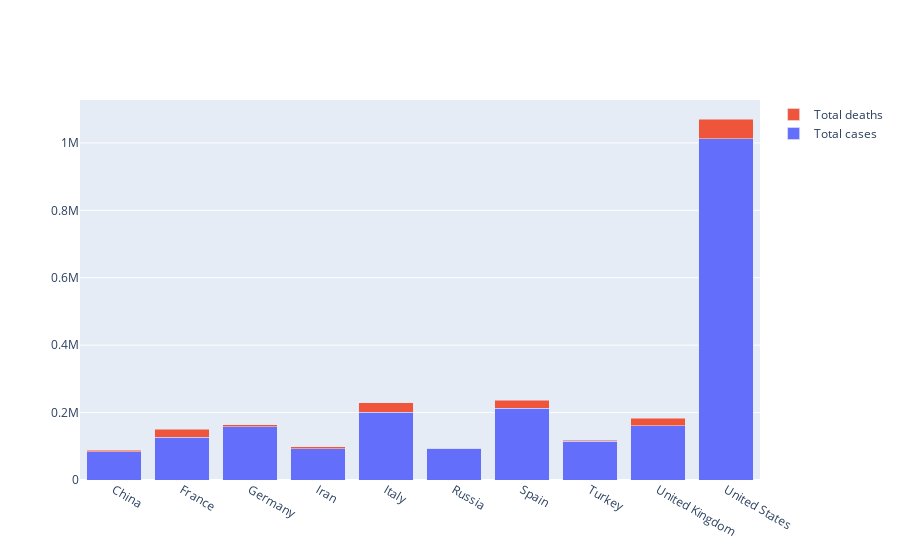

The code cell stored with this chart in its notebook:
### Code cell
#using plotly

fig = go.Figure(go.Bar(x=orderd_df['location'], y=orderd_df['total_cases'], name='Total cases'))
fig.add_trace(go.Bar(x=orderd_df['location'], y = orderd_df['total_deaths'], name='Total deaths'))

fig.update_layout(barmode='stack', xaxis={'categoryorder':'category ascending'})
fig.show()

### Figure 1 — Plotly figure (JSON) as saved in the notebook; plotly's stock layout.template omitted (floating-point values rounded to 4 significant figures)
{"data": [{"name": "Total cases", "type": "bar", "x": ["United States", "Spain", "Italy", "United Kingdom", "Germany", "France", "Turkey", "Russia", "Iran", "China"], "y": [1012583, 212917, 201505, 161145, 157641, 126835, 114653, 93558, 92584, 83940]}, {"name": "Total deaths", "type": "bar", "x": ["United States", "Spain", "Italy", "United Kingdom", "Germany", "France", "Turkey", "Russia", "Iran", "China"], "y": [58355, 24275, 27359, 21678, 6115, 23660, 2992, 867, 5877, 4637]}], "layout": {"barmode": "stack", "xaxis": {"categoryorder": "category ascending"}}}
